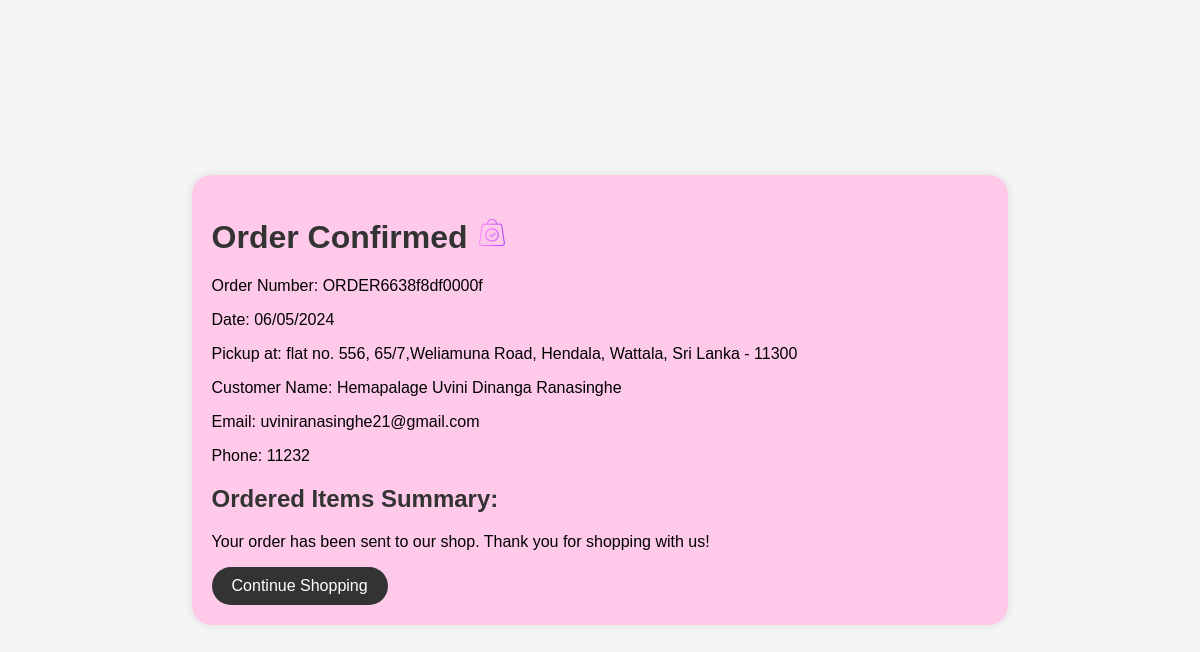
The app's page /cardpayment-success.php (signed in) with its own data.
### tables this page shows
CREATE TABLE `orders` (
  `id` int(100) NOT NULL,
  `user_id` int(100) NOT NULL,
  `name` varchar(100) NOT NULL,
  `number` varchar(12) NOT NULL,
  `email` varchar(100) NOT NULL,
  `method` varchar(50) NOT NULL,
  `address` varchar(500) NOT NULL,
  `total_products` varchar(1000) NOT NULL,
  `total_price` int(100) NOT NULL,
  `placed_on` varchar(50) NOT NULL,
  `payment_status` varchar(20) NOT NULL DEFAULT 'pending'
);

### cardpayment-success.php (the view, shortened to what this page needs)
<?php
require_once 'config.php';
$user_id = $_SESSION['user_id'];
$orderQuery = mysqli_query($conn, "SELECT * FROM orders WHERE user_id = '$user_id '") or die('query failed');
if ($orderQuery && mysqli_num_rows($orderQuery) > 0) {
    $orderDetails = mysqli_fetch_assoc($orderQuery);
    $customerName = $orderDetails['name'];
    $customerEmail = $orderDetails['email'];
    $customerPhone = $orderDetails['number'];
    $orderAddress = $orderDetails['address'];
}
$orderNumber = uniqid('ORDER');
$orderDate = date('Y-m-d');
?>
<!DOCTYPE html>
<html lang="en">
<head>
</head>
<body>
<div class="container">
<h1>Order Confirmed <img src="images/order.png" alt="" width="4%"></h1>
        <p>Order Number: <?php echo $orderNumber; ?></p>
        <p>Date: <?php echo date('d/m/Y', strtotime($orderDate)); ?>
        <p>Pickup at: <?php echo $orderAddress ;?></p>
        <p>Customer Name: <?php echo $customerName; ?></p>
        <p>Email: <?php echo $customerEmail; ?></p>
        <p>Phone: <?php echo $customerPhone; ?></p>
        <h2>Ordered Items Summary:</h2>
        <p>Your order has been sent to our shop. Thank you for shopping with us!</p>
        <a href="shop.php">
            <button>Continue Shopping</button>
        </a>
</div>
</body>
</html>

### cardpayment-success.php (style rules this page uses)
body { font-family: Arial, sans-serif; background-color: #f5f5f5; margin: 0; padding: 0; display: flex; justify-content: center; align-items: center; height: 100vh; }
h1, h2 { color: #333; }
button { background-color: #333; color: white; padding: 10px 20px; border: none; text-decoration: none; cursor: pointer; font-size: 16px; border-radius: 20px }
.container { background-color: #FFC9E9; padding: 20px; border-radius: 20px; box-shadow: 0 0 10px rgba(0, 0, 0, 0.1); }

### records on screen
orders: address "flat no. 556, 65/7,Weliamuna Road, Hendala, Wattala, Sri Lanka - 11300", name "Hemapalage Uvini Dinanga Ranasinghe", email "uviniranasinghe21@gmail.com", number "11232"

### other values on screen
$orderNumber "ORDER6638f8df0000f"
date('d/m/Y', strtotime($orderDate)) "06/05/2024"
